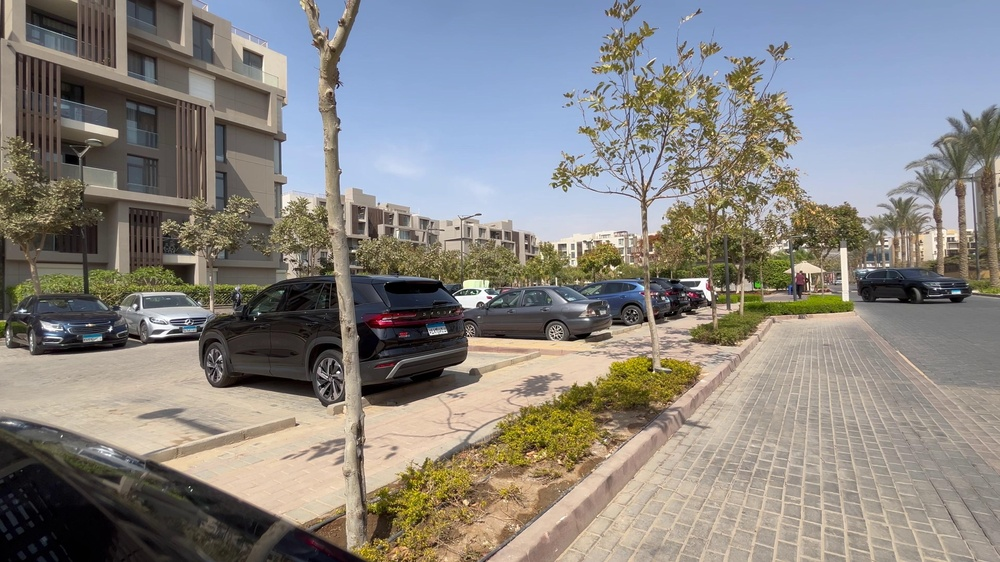
#> input picture data/left_street.jpeg, 1000 x 562 px, shrunk from 2560 x 1440 before the run
$ jupyter execute --allow-errors img_to_vid.ipynb
#> lines starting #> are read from the running program, lines starting #| are printed output that depends on the picture
[cell 1]
import cv2

[cell 2]
def img_to_vid(img, vid_file='output_video.mp4'):
    height, width, channels = img.shape

    # Define video parameters
    fps = 30
    duration = 5  # seconds
    frame_count = fps * duration
    output_path = vid_file

    # Define the video writer
    fourcc = cv2.VideoWriter_fourcc(*'mp4v')  # Codec for .mp4
    out = cv2.VideoWriter(output_path, fourcc, fps, (width, height))

    # Write the image multiple times
    for _ in range(frame_count):
        out.write(img)

    out.release()

[cell 3]
left_img = cv2.imread('data/left_street.jpeg')
#> left_img is the input picture: shape (562, 1000, 3); mean B, G, R 129.1, 133.3, 136.6
right_img = cv2.imread('data/right_street.jpeg')
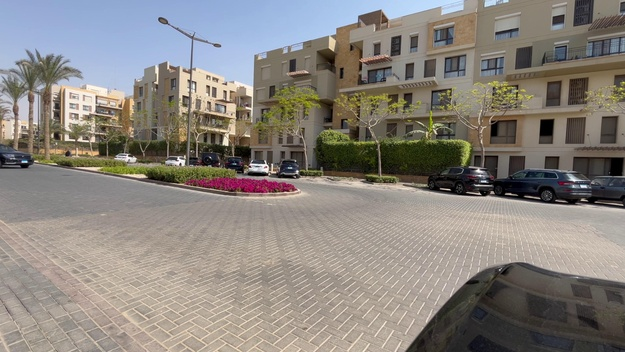
#> input picture data/right_street.jpeg, 625 x 352 px, shrunk from 1600 x 900 before the run
#> right_img is the input picture: shape (352, 625, 3); mean B, G, R 125.6, 131.9, 137.4
img_to_vid(left_img, "left_street_vid.mp4")
img_to_vid(right_img, "right_street_vid.mp4")

[cell 4]
left_img = cv2.imread('data/left_soccer.jpeg')
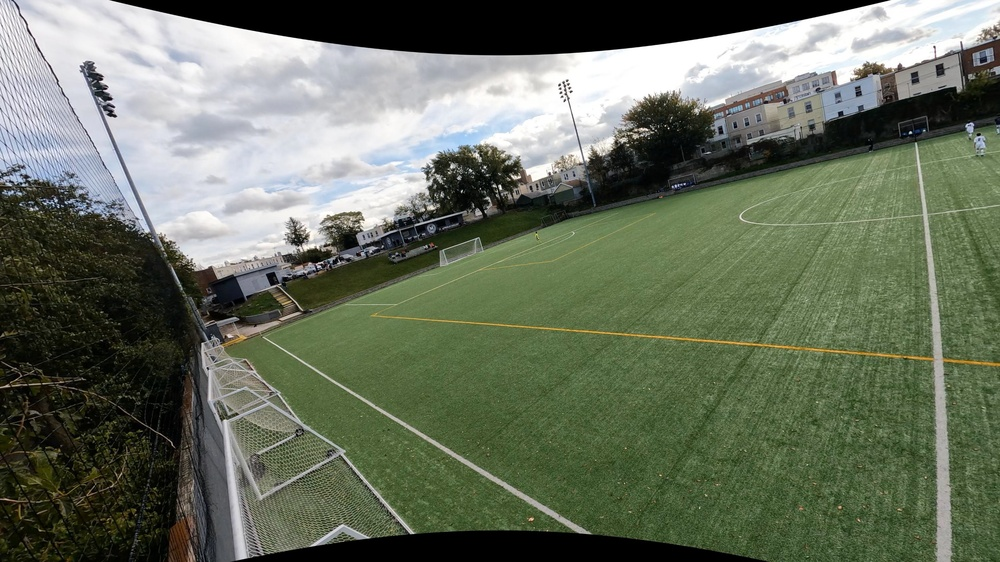
#> input picture data/left_soccer.jpeg, 1000 x 562 px, shrunk from 2560 x 1440 before the run
#> left_img is the input picture: shape (562, 1000, 3); mean B, G, R 94.9, 112.4, 104.1
right_img = cv2.imread('data/right_soccer.jpeg')
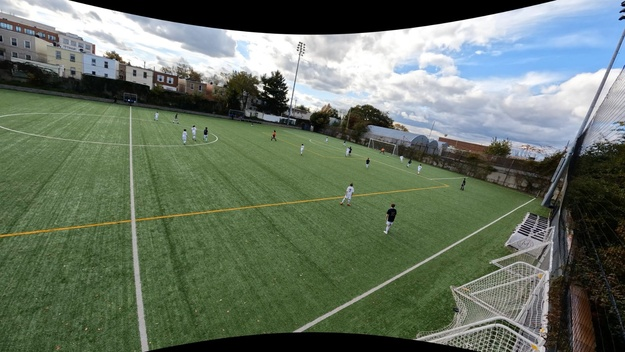
#> input picture data/right_soccer.jpeg, 625 x 352 px, shrunk from 1600 x 900 before the run
#> right_img is the input picture: shape (352, 625, 3); mean B, G, R 98.6, 114.6, 101.9
img_to_vid(left_img, "left_soccer_vid.mp4")
img_to_vid(right_img, "right_soccer_vid.mp4")
